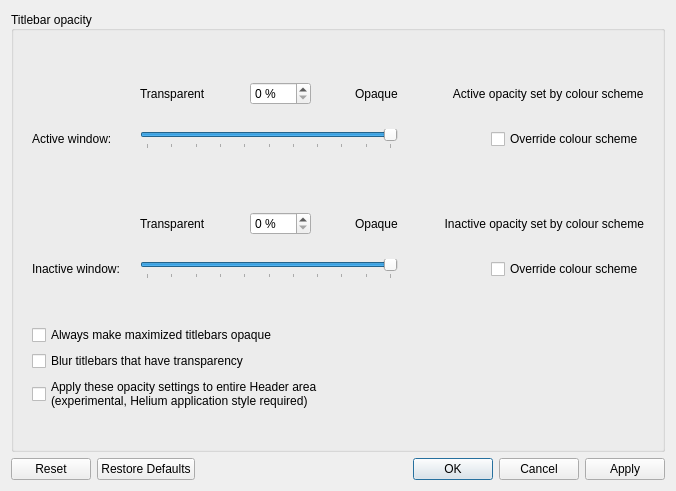
<?xml version="1.0" encoding="UTF-8"?>
<ui version="4.0">
 <class>TitleBarOpacity</class>
 <widget class="QDialog" name="TitleBarOpacity">
  <property name="geometry">
   <rect>
    <x>0</x>
    <y>0</y>
    <width>676</width>
    <height>491</height>
   </rect>
  </property>
  <property name="windowTitle">
   <string>Dialog</string>
  </property>
  <layout class="QVBoxLayout" name="verticalLayout">
   <item>
    <widget class="QGroupBox" name="groupBox_4">
     <property name="title">
      <string>Titlebar opacity</string>
     </property>
     <property name="alignment">
      <set>Qt::AlignLeading|Qt::AlignLeft|Qt::AlignVCenter</set>
     </property>
     <layout class="QGridLayout" name="gridLayout_2">
      <property name="leftMargin">
       <number>18</number>
      </property>
      <property name="topMargin">
       <number>18</number>
      </property>
      <property name="rightMargin">
       <number>18</number>
      </property>
      <property name="bottomMargin">
       <number>18</number>
      </property>
      <item row="0" column="0">
       <spacer name="verticalSpacer_12">
        <property name="orientation">
         <enum>Qt::Vertical</enum>
        </property>
        <property name="sizeType">
         <enum>QSizePolicy::Fixed</enum>
        </property>
        <property name="sizeHint" stdset="0">
         <size>
          <width>20</width>
          <height>10</height>
         </size>
        </property>
       </spacer>
      </item>
      <item row="1" column="0">
       <layout class="QVBoxLayout" name="verticalLayout_2">
        <property name="spacing">
         <number>20</number>
        </property>
        <item>
         <layout class="QGridLayout" name="gridLayout">
          <property name="verticalSpacing">
           <number>0</number>
          </property>
          <item row="4" column="0">
           <widget class="QLabel" name="_menuGroupDescription_2">
            <property name="text">
             <string>Inactive window:</string>
            </property>
            <property name="buddy">
             <cstring>inactiveTitleBarOpacity_2</cstring>
            </property>
           </widget>
          </item>
          <item row="0" column="1">
           <layout class="QHBoxLayout" name="horizontalLayout">
            <item>
             <widget class="QLabel" name="_menuOpacityTransparentLabel">
              <property name="text">
               <string>Transparent</string>
              </property>
             </widget>
            </item>
            <item>
             <spacer name="horizontalSpacer_9">
              <property name="orientation">
               <enum>Qt::Horizontal</enum>
              </property>
              <property name="sizeHint" stdset="0">
               <size>
                <width>40</width>
                <height>20</height>
               </size>
              </property>
             </spacer>
            </item>
            <item>
             <widget class="QSpinBox" name="activeTitleBarOpacity_2">
              <property name="suffix">
               <string> %</string>
              </property>
              <property name="maximum">
               <number>100</number>
              </property>
              <property name="value">
               <number>0</number>
              </property>
             </widget>
            </item>
            <item>
             <spacer name="horizontalSpacer_15">
              <property name="orientation">
               <enum>Qt::Horizontal</enum>
              </property>
              <property name="sizeHint" stdset="0">
               <size>
                <width>40</width>
                <height>20</height>
               </size>
              </property>
             </spacer>
            </item>
            <item>
             <widget class="QLabel" name="_menuOpacityTransparentLabel_2">
              <property name="text">
               <string>Opaque</string>
              </property>
             </widget>
            </item>
           </layout>
          </item>
          <item row="3" column="1">
           <layout class="QHBoxLayout" name="horizontalLayout_2">
            <item>
             <widget class="QLabel" name="_menuOpacityTransparentLabel_4">
              <property name="text">
               <string>Transparent</string>
              </property>
             </widget>
            </item>
            <item>
             <spacer name="horizontalSpacer_16">
              <property name="orientation">
               <enum>Qt::Horizontal</enum>
              </property>
              <property name="sizeHint" stdset="0">
               <size>
                <width>40</width>
                <height>20</height>
               </size>
              </property>
             </spacer>
            </item>
            <item>
             <widget class="QSpinBox" name="inactiveTitleBarOpacity_2">
              <property name="suffix">
               <string> %</string>
              </property>
              <property name="maximum">
               <number>100</number>
              </property>
              <property name="value">
               <number>0</number>
              </property>
             </widget>
            </item>
            <item>
             <spacer name="horizontalSpacer_17">
              <property name="orientation">
               <enum>Qt::Horizontal</enum>
              </property>
              <property name="sizeHint" stdset="0">
               <size>
                <width>40</width>
                <height>20</height>
               </size>
              </property>
             </spacer>
            </item>
            <item>
             <widget class="QLabel" name="_menuOpacityTransparentLabel_3">
              <property name="text">
               <string>Opaque</string>
              </property>
             </widget>
            </item>
           </layout>
          </item>
          <item row="4" column="1">
           <widget class="QSlider" name="inactiveTitleBarOpacity">
            <property name="minimum">
             <number>0</number>
            </property>
            <property name="maximum">
             <number>100</number>
            </property>
            <property name="singleStep">
             <number>1</number>
            </property>
            <property name="pageStep">
             <number>10</number>
            </property>
            <property name="value">
             <number>100</number>
            </property>
            <property name="orientation">
             <enum>Qt::Horizontal</enum>
            </property>
            <property name="invertedAppearance">
             <bool>false</bool>
            </property>
            <property name="invertedControls">
             <bool>false</bool>
            </property>
            <property name="tickPosition">
             <enum>QSlider::TicksBelow</enum>
            </property>
            <property name="tickInterval">
             <number>10</number>
            </property>
           </widget>
          </item>
          <item row="1" column="0">
           <widget class="QLabel" name="_menuGroupDescription">
            <property name="text">
             <string>Active window:</string>
            </property>
            <property name="buddy">
             <cstring>activeTitleBarOpacity_2</cstring>
            </property>
           </widget>
          </item>
          <item row="2" column="0">
           <spacer name="verticalSpacer_10">
            <property name="orientation">
             <enum>Qt::Vertical</enum>
            </property>
            <property name="sizeType">
             <enum>QSizePolicy::Maximum</enum>
            </property>
            <property name="sizeHint" stdset="0">
             <size>
              <width>20</width>
              <height>40</height>
             </size>
            </property>
           </spacer>
          </item>
          <item row="0" column="2" alignment="Qt::AlignRight">
           <widget class="QLabel" name="activeTitleBarOpacityFromColorSchemeLabel">
            <property name="text">
             <string>        Active opacity set by colour scheme</string>
            </property>
           </widget>
          </item>
          <item row="1" column="2" alignment="Qt::AlignRight">
           <widget class="QCheckBox" name="overrideActiveTitleBarOpacity">
            <property name="text">
             <string>Override colour scheme</string>
            </property>
           </widget>
          </item>
          <item row="3" column="2" alignment="Qt::AlignRight">
           <widget class="QLabel" name="inactiveTitleBarOpacityFromColorSchemeLabel">
            <property name="text">
             <string>        Inactive opacity set by colour scheme</string>
            </property>
           </widget>
          </item>
          <item row="4" column="2" alignment="Qt::AlignRight">
           <widget class="QCheckBox" name="overrideInactiveTitleBarOpacity">
            <property name="text">
             <string>Override colour scheme</string>
            </property>
           </widget>
          </item>
          <item row="1" column="1">
           <widget class="QSlider" name="activeTitleBarOpacity">
            <property name="minimum">
             <number>0</number>
            </property>
            <property name="maximum">
             <number>100</number>
            </property>
            <property name="singleStep">
             <number>1</number>
            </property>
            <property name="pageStep">
             <number>10</number>
            </property>
            <property name="value">
             <number>100</number>
            </property>
            <property name="orientation">
             <enum>Qt::Horizontal</enum>
            </property>
            <property name="invertedAppearance">
             <bool>false</bool>
            </property>
            <property name="invertedControls">
             <bool>false</bool>
            </property>
            <property name="tickPosition">
             <enum>QSlider::TicksBelow</enum>
            </property>
            <property name="tickInterval">
             <number>10</number>
            </property>
           </widget>
          </item>
         </layout>
        </item>
        <item>
         <spacer name="verticalSpacer_17">
          <property name="orientation">
           <enum>Qt::Vertical</enum>
          </property>
          <property name="sizeType">
           <enum>QSizePolicy::Fixed</enum>
          </property>
          <property name="sizeHint" stdset="0">
           <size>
            <width>20</width>
            <height>40</height>
           </size>
          </property>
         </spacer>
        </item>
       </layout>
      </item>
      <item row="4" column="0">
       <widget class="QCheckBox" name="applyOpacityToHeader">
        <property name="text">
         <string>Apply these opacity settings to entire Header area
(experimental, Helium application style required)</string>
        </property>
       </widget>
      </item>
      <item row="3" column="0">
       <widget class="QCheckBox" name="blurTransparentTitleBars">
        <property name="text">
         <string>Blur titlebars that have transparency</string>
        </property>
       </widget>
      </item>
      <item row="5" column="0">
       <spacer name="verticalSpacer_9">
        <property name="orientation">
         <enum>Qt::Vertical</enum>
        </property>
        <property name="sizeType">
         <enum>QSizePolicy::Fixed</enum>
        </property>
        <property name="sizeHint" stdset="0">
         <size>
          <width>20</width>
          <height>20</height>
         </size>
        </property>
       </spacer>
      </item>
      <item row="2" column="0">
       <widget class="QCheckBox" name="opaqueMaximizedTitleBars">
        <property name="text">
         <string>Always make maximized titlebars opaque</string>
        </property>
       </widget>
      </item>
     </layout>
    </widget>
   </item>
   <item>
    <widget class="QDialogButtonBox" name="buttonBox">
     <property name="orientation">
      <enum>Qt::Horizontal</enum>
     </property>
     <property name="standardButtons">
      <set>QDialogButtonBox::Apply|QDialogButtonBox::Cancel|QDialogButtonBox::Ok|QDialogButtonBox::Reset|QDialogButtonBox::RestoreDefaults</set>
     </property>
    </widget>
   </item>
  </layout>
 </widget>
 <tabstops>
  <tabstop>activeTitleBarOpacity_2</tabstop>
  <tabstop>activeTitleBarOpacity</tabstop>
  <tabstop>inactiveTitleBarOpacity_2</tabstop>
  <tabstop>inactiveTitleBarOpacity</tabstop>
  <tabstop>opaqueMaximizedTitleBars</tabstop>
  <tabstop>blurTransparentTitleBars</tabstop>
  <tabstop>applyOpacityToHeader</tabstop>
 </tabstops>
 <resources>
  <include location="heliumdecoration_config.qrc"/>
 </resources>
 <connections>
  <connection>
   <sender>buttonBox</sender>
   <signal>accepted()</signal>
   <receiver>TitleBarOpacity</receiver>
   <slot>accept()</slot>
   <hints>
    <hint type="sourcelabel">
     <x>358</x>
     <y>453</y>
    </hint>
    <hint type="destinationlabel">
     <x>329</x>
     <y>450</y>
    </hint>
   </hints>
  </connection>
  <connection>
   <sender>buttonBox</sender>
   <signal>rejected()</signal>
   <receiver>TitleBarOpacity</receiver>
   <slot>reject()</slot>
   <hints>
    <hint type="sourcelabel">
     <x>546</x>
     <y>456</y>
    </hint>
    <hint type="destinationlabel">
     <x>563</x>
     <y>447</y>
    </hint>
   </hints>
  </connection>
 </connections>
</ui>
